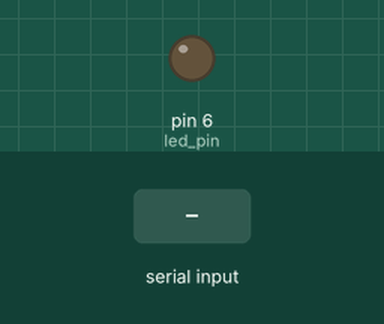
Recording of a sketch running on a simulated Arduino Uno, built with avr-gcc and run on an emulated ATmega328P. Parts: output pins drawn as LEDs (lit = HIGH). The test bench sets the inputs (shaded band).

Above: at 1.2 s.
1.3 s: "1" received over Serial
At 2.0 s:
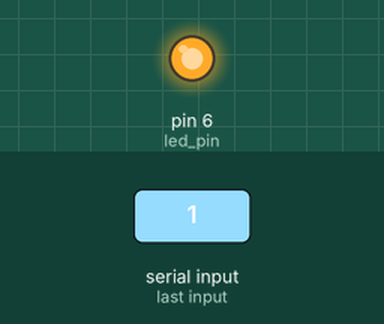
2.8 s: "0" received over Serial
At 3.2 s:
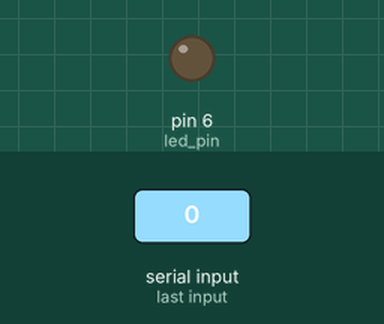
Timing chart, 0 to 5.8 s (numbered marks = the images above; inputs shaded):
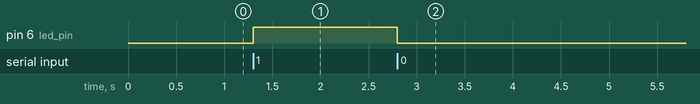

Measured:
- after the input at 1.3 s, pin 6 (led_pin): LOW → HIGH at once
- after the input at 2.8 s, pin 6 (led_pin): HIGH → LOW at once

The sketch:

sub.ino
```cpp
#define led_pin 6
int s;

void setup() {
  Serial.begin(9600);
  pinMode(led_pin, OUTPUT);
}

void loop() {
  while (Serial.available()){
    s = Serial.read();
  }
  if( s == '1'){
    digitalWrite(led_pin, HIGH);
  }
  else if(s == '0'){
    digitalWrite(led_pin, LOW);
  }
}
```
